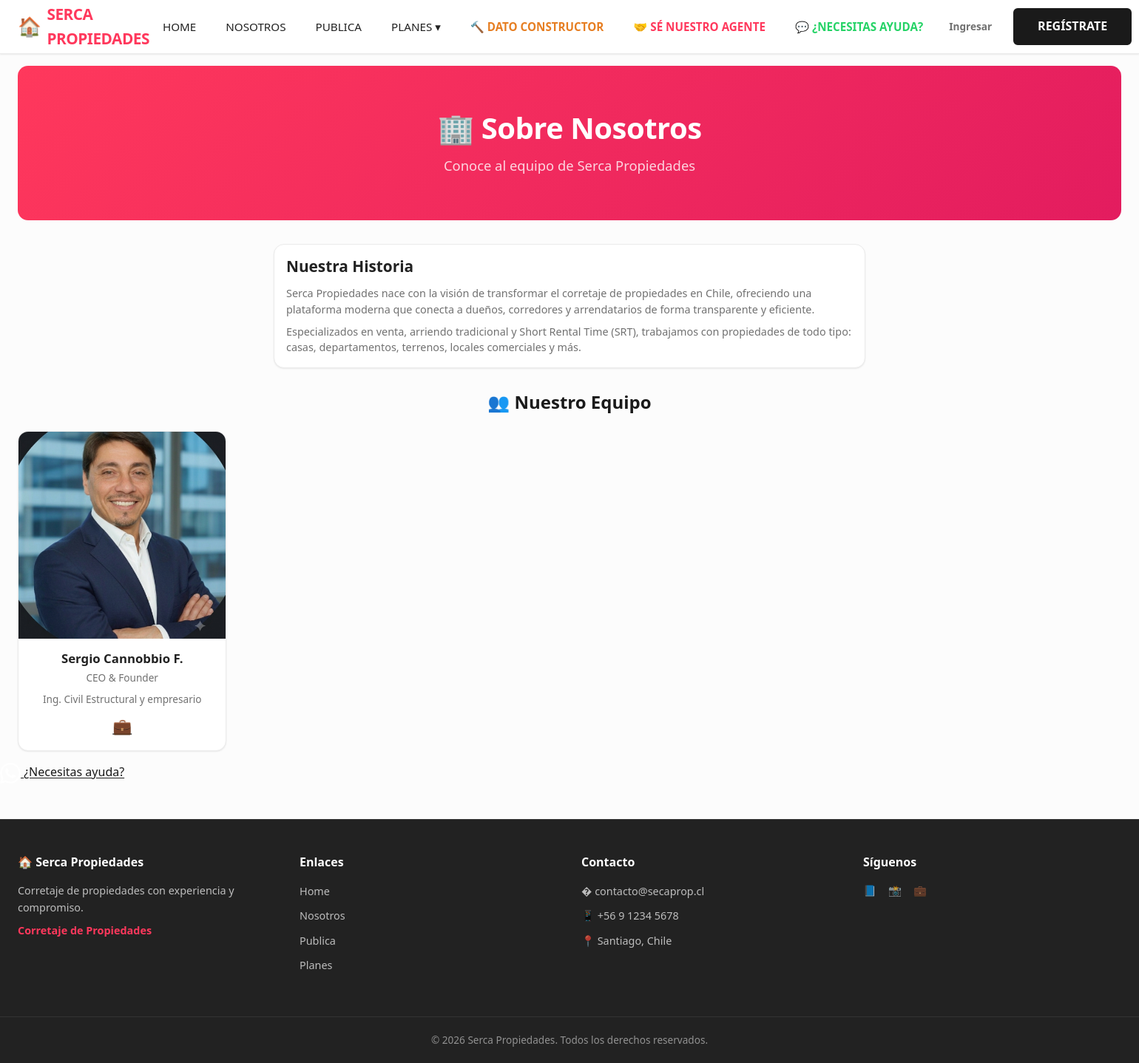
Screenshot of /nosotros/ with the database file from the repository.
### a00seg/models.py (models this page shows, shortened)
class Funcionario(models.Model):
    nombre_completo = models.CharField(max_length=255, verbose_name="Nombre Completo")
    cargo = models.CharField(max_length=100, verbose_name="Cargo")
    imagen = models.ImageField(
        upload_to="funcionarios/",
        verbose_name="Imagen",
    )
    curriculo = models.TextField(verbose_name="Currículo/Biografía")
    linkedin = models.URLField(blank=True, null=True, verbose_name="LinkedIn")
    twitter = models.URLField(blank=True, null=True, verbose_name="Twitter")
    is_active = models.BooleanField(default=True, verbose_name="Activo")
    class Meta:
        verbose_name = "Funcionario"
        verbose_name_plural = "Funcionarios"

### a00seg/views.py (the view)
# urls.py: path('nosotros/', views.nosotros_view, name='nosotros'),
def nosotros_view(request):
    return render(request, "nosotros.html", {
        "funcionarios": Funcionario.objects.filter(is_active=True),
    })

### a00seg/context_processors.py (called while the page is built)
def site_info(request):
    context = {
        "site_name": "Serca Propiedades",
        "site_slogan": "Corretaje de Propiedades",
        "funcionarios": Funcionario.objects.filter(is_active=True),
    }
    if request.user.is_authenticated:
        context["cdc_no_leidos"] = Communication.objects.filter(
            recipient=request.user, is_read=False, is_deleted=False
        ).count()
    else:
        context["cdc_no_leidos"] = 0
    return context

### templates/nosotros.html (shortened to what this page needs)
{% extends "base.html" %}
{% block content %}
<div class="hero-modern" style="background:linear-gradient(135deg, #FF385C 0%, #E31C5F 100%);">
    <h1>🏢 Sobre Nosotros</h1>
    <p>Conoce al equipo de {{ site_name }}</p>
</div>
<div class="card-modern" style="max-width:800px;margin:0 auto 32px;">
    <div class="card-modern-body">
        <h3 class="card-modern-title" style="font-size:1.3rem;margin-bottom:12px;">Nuestra Historia</h3>
        <div class="card-modern-text" style="margin-bottom:8px;">{{ site_name }} nace con la visión de transformar el corretaje de propiedades en Chile, ofreciendo una plataforma moderna que conecta a dueños, corredores y arrendatarios de forma transparente y eficiente.</div>
        <div class="card-modern-text">Especializados en venta, arriendo tradicional y Short Rental Time (SRT), trabajamos con propiedades de todo tipo: casas, departamentos, terrenos, locales comerciales y más.</div>
    </div>
</div>
<h2 style="text-align:center;margin-bottom:24px;font-weight:700;font-size:1.5rem;">👥 Nuestro Equipo</h2>
<div class="card-grid" style="grid-template-columns:repeat(auto-fill,minmax(250px,1fr));">
    {% for f in funcionarios %}
    <div class="card-modern" style="text-align:center;">
        {% if f.imagen %}
            <img src="{{ f.imagen.url }}" alt="{{ f.nombre_completo }}" class="card-modern-img" style="aspect-ratio:1;">
        {% else %}
            <div class="card-modern-img" style="aspect-ratio:1;background:var(--ds-bg-secondary);display:flex;align-items:center;justify-content:center;font-size:3rem;">👤</div>
        {% endif %}
        <div class="card-modern-body">
            <div class="card-modern-title" style="font-size:1.05rem;">{{ f.nombre_completo }}</div>
            <div class="card-modern-subtitle" style="margin-bottom:8px;">{{ f.cargo }}</div>
            <div class="card-modern-text" style="font-size:0.85rem;">{{ f.curriculo|truncatewords:30 }}</div>
            <div style="margin-top:10px;display:flex;gap:10px;justify-content:center;font-size:1.3rem;">
                {% if f.linkedin %}<a href="{{ f.linkedin }}" target="_blank" style="color:var(--ds-text-secondary);">💼</a>{% endif %}
            </div>
        </div>
    </div>
    {% empty %}
    <div class="empty-state-modern" style="grid-column:1/-1;">
        <div class="empty-icon">👥</div>
        <h3>Próximamente</h3>
        <p>Conocerás a nuestro equipo.</p>
    </div>
    {% endfor %}
</div>
{% endblock %}

### static/css/design-system.css (style rules this page uses)
:root { --ds-primary: #FF385C; --ds-primary-dark: #E31C5F; --ds-primary-light: #fce0e4; --ds-primary-hover: #FF5A75; --ds-text: #222222; --ds-text-secondary: #717171; --ds-text-muted: #999999; --ds-text-inverse: #FFFFFF; --ds-bg: #FFFFFF; --ds-bg-secondary: #F7F7F7; --ds-bg-tertiary: #F5F5F5; --ds-bg-hover: #F0F0F0; --ds-border: #DDDDDD; --ds-border-light: #EBEBEB; --ds-border-focus: var(--ds-primary); --ds-success: #34C759; --ds-success-hover: #28A745; --ds-warning: #FF9500; --ds-error: #FF3B30; --ds-error-hover: #DC3545; --ds-info: #007AFF; --ds-shadow-sm: 0 1px 2px rgba(0,0,0,0.08); --ds-shadow-md: 0 4px 12px rgba(0,0,0,0.1); --ds-shadow-lg: 0 8px 24px rgba(0,0,0,0.12); --ds-shadow-xl: 0 16px 48px rgba(0,0,0,0.15); --ds-radius-sm: 6px; --ds-radius-md: 10px; --ds-radius-lg: 14px; --ds-radius-xl: 18px; --ds-radius-pill: 9999px; --ds-font: -apple-system, BlinkMacSystemFont, 'Segoe UI', Roboto, 'Helvetica Neue', Arial, sans-serif; --ds-font-mono: 'SF Mono', Monaco, 'Cascadia Code', Consolas, monospace; --ds-space-1: 4px; --ds-space-2: 8px; --ds-space-3: 12px; --ds-space-4: 16px; --ds-space-5: 20px; --ds-space-6: 24px; --ds-space-8: 32px; --ds-space-10: 40px; --ds-space-12: 48px; --ds-space-16: 64px; --ds-transition-fast: 0.15s ease; --ds-transition-base: 0.25s ease; --ds-transition-slow: 0.35s ease; }
*, *::before, *::after { box-sizing: border-box; }
body { font-family: var(--ds-font); color: var(--ds-text); background: var(--ds-bg); -webkit-font-smoothing: antialiased; -moz-osx-font-smoothing: grayscale; line-height: 1.5; margin: 0; }
img { max-width: 100%; height: auto; display: block; }
a { color: inherit; }
.card-modern { background: var(--ds-bg); border: 1px solid var(--ds-border-light); border-radius: var(--ds-radius-lg); overflow: hidden; transition: all var(--ds-transition-base); box-shadow: var(--ds-shadow-sm); }
.card-modern-img { width: 100%; aspect-ratio: 16 / 10; object-fit: cover; display: block; }
.card-modern-body { padding: var(--ds-space-4); }
.card-modern-title { font-size: 1rem; font-weight: 600; color: var(--ds-text); margin: 0 0 var(--ds-space-1) 0; line-height: 1.3; }
.card-modern-subtitle { font-size: 0.85rem; color: var(--ds-text-secondary); margin-bottom: var(--ds-space-2); }
.card-modern-text { font-size: 0.9rem; color: var(--ds-text-secondary); line-height: 1.5; }
.card-grid { display: grid; grid-template-columns: repeat(auto-fill, minmax(280px, 1fr)); gap: var(--ds-space-5); }
.hero-modern { background: linear-gradient(135deg, #222222 0%, #444444 100%); color: var(--ds-text-inverse); padding: 60px 40px; border-radius: var(--ds-radius-lg); margin-bottom: var(--ds-space-8); text-align: center; }
.hero-modern h1 { font-size: 2.5rem; font-weight: 700; margin: 0 0 var(--ds-space-3) 0; letter-spacing: -0.5px; }
.hero-modern p { font-size: 1.15rem; color: rgba(255,255,255,0.8); margin: 0; }

### static/css/style.css (style rules this page uses)
* { margin: 0; padding: 0; box-sizing: border-box; }
:root { --black: #1a1a1a; --white: #fcfcfc; --gray: #e8e8e8; --dark-gray: #555; --yellow: #ffd700; --red: #e74c3c; --green: #27ae60; --blue: #2980b9; --orange: #e67e22; --shadow: 6px 6px 0 rgba(0,0,0,0.15); --border: 3px solid var(--black); }
body { font-family: 'Segoe UI', 'Arial', sans-serif; background: var(--white); color: var(--black); line-height: 1.6; min-height: 100vh; display: flex; flex-direction: column; }

### rows the page displays
Funcionario: imagen (picture), nombre_completo "Sergio Cannobbio F.", cargo "CEO & Founder", curriculo "Ing. Civil Estructural y empresario"

### other values shown
{{ site_name }} "SERCA PROPIEDADES"
{{ site_name }} "Serca Propiedades"
{{ site_slogan }} "Corretaje de Propiedades"
